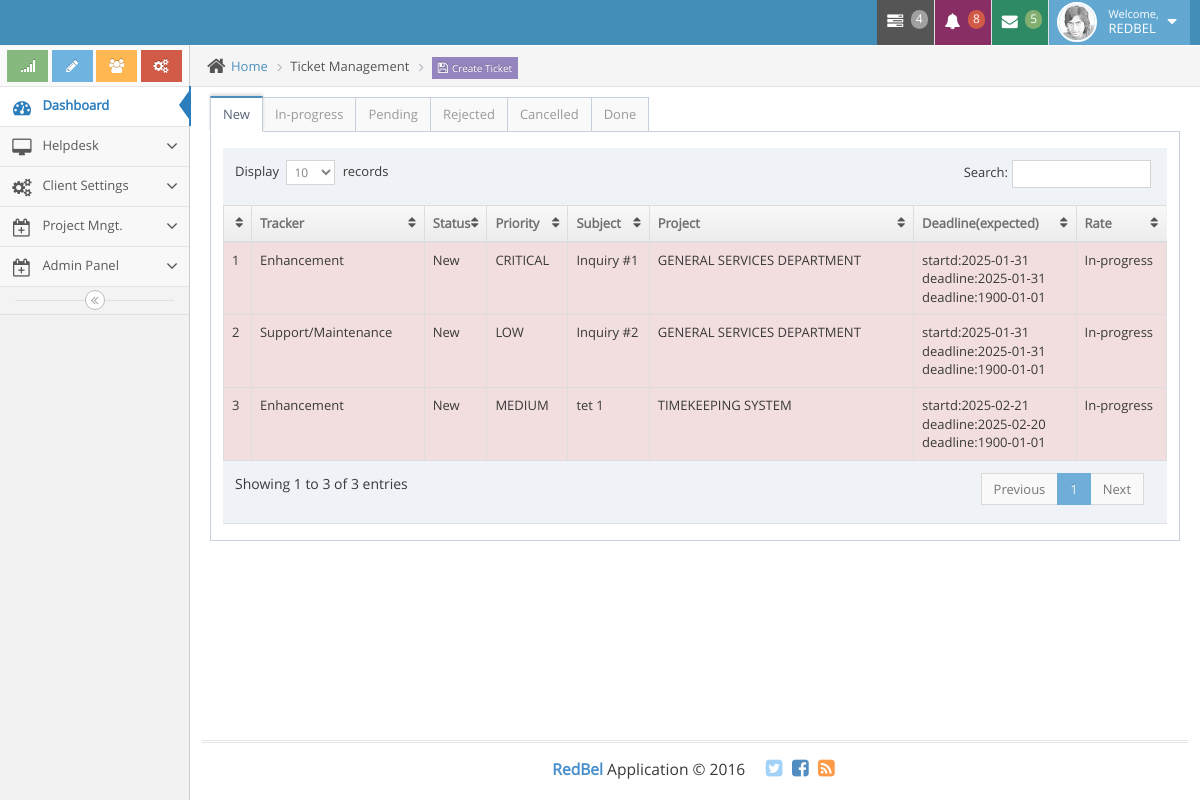
The page /helpdesk/helpdesk.php (signed in) on the database its author committed.
### tables this page shows
CREATE TABLE `sys_modulecategorytb` (
  `id` int(11) NOT NULL,
  `modulecategory` varchar(255) DEFAULT NULL,
  `statid` int(11) NOT NULL DEFAULT 1,
  `modulecategoryorderno` int(11) DEFAULT NULL,
  `datecreated` datetime NOT NULL DEFAULT current_timestamp(),
  `createdby_userid` int(11) DEFAULT NULL,
  `modulecategorylogo` varchar(255) NOT NULL
);

CREATE TABLE `pm_projecttasktb` (
  `id` int(11) NOT NULL,
  `subject` text NOT NULL,
  `description` text NOT NULL,
  `deadline` date NOT NULL,
  `startdate` date NOT NULL,
  `enddate` date NOT NULL,
  `classificationid` int(11) NOT NULL,
  `statusid` int(11) NOT NULL DEFAULT 1,
  `priorityid` int(11) NOT NULL,
  `createdbyid` int(11) NOT NULL,
  `datetimecreated` datetime NOT NULL DEFAULT current_timestamp(),
  `updatedbyid` int(11) DEFAULT NULL,
  `datetimeupdated` datetime DEFAULT NULL,
  `assignee` text DEFAULT NULL,
  `projectid` int(11) NOT NULL,
  `percentdone` float NOT NULL DEFAULT 0,
  `istask` int(11) NOT NULL,
  `isupdatedbyclient` int(11) NOT NULL DEFAULT 0
);

CREATE TABLE `sys_taskclassificationtb` (
  `id` int(11) NOT NULL,
  `classification` varchar(255) NOT NULL
);

CREATE TABLE `sys_taskstatustb` (
  `id` int(11) NOT NULL,
  `statusname` varchar(255) NOT NULL
);

CREATE TABLE `sys_priorityleveltb` (
  `id` int(11) NOT NULL,
  `priorityname` varchar(255) NOT NULL
);

CREATE TABLE `sys_projecttb` (
  `id` int(255) NOT NULL,
  `projectname` varchar(250) DEFAULT NULL,
  `projectstartdate` date DEFAULT NULL,
  `projectenddate` date DEFAULT NULL,
  `clientid` int(255) NOT NULL,
  `datecreated` datetime NOT NULL DEFAULT current_timestamp(),
  `createdbyid` int(255) NOT NULL,
  `updatedbyid` int(255) DEFAULT NULL,
  `datetimeupdated` datetime DEFAULT NULL,
  `statusid` int(11) DEFAULT 1,
  `description` varchar(1000) NOT NULL,
  `projectmanagerid` int(255) DEFAULT NULL
);

### check_session.php (called while the page is built, shortened)
<?php
if (! isset($_COOKIE['cookusername']) && !isset ($_COOKIE['cookuserpassword']))
{
		if (! isset($_SESSION['username']))
			{
				   header('Location: login.php');
			}
		else
			{
				$userid = $_SESSION['userid'];
			}
}
?>

### helpdesk/proxy.php (called while the page is built, shortened)
<?php
	$conn = connectionDB();
	$queryxyz = "SELECT DISTINCT b.authoritystatusid,a.user_levelid,b.statid,b.modulecategoryid,a.companyid
				from sys_usertb a
				LEFT JOIN sys_authoritymoduletb b ON a.id = b.userid
				WHERE a.id=$userid AND b.moduleid=$moduleid";
    $resultxyz = mysqli_query($conn, $queryxyz);
	$totalrows_xyz = mysqli_num_rows($resultxyz);
	while ($rowxyz= mysqli_fetch_assoc($resultxyz))
	{
	  $authoritystatusidz = $rowxyz['authoritystatusid'];
	  $statid_xyz = $rowxyz['statid'];
	  $mycompanyid = $rowxyz['companyid'];
	}
	if ($totalrows_xyz==1)
	{
			if($statid_xyz == 1)
			{
					if($authoritystatusidz == 1)
					{
						$authoritystatusidz=1;
					}
					elseif ($authoritystatusidz == 2){
						$authoritystatusidz=2;
						$authoritystatus=" -READ-ONLY";
					}
					else {
						$authoritystatusidz=1;
						$authoritystatus=" -READ-ONLY";
						echo "<script language='JavaScript'>window.location='../index.php'</script>";
					}
			}
			elseif ($statid_xyz == 2)
			{
				 echo "<script language='JavaScript'>window.location='../index.php'</script>";
			}
			else {
				 echo "<script language='JavaScript'>window.location='../index.php'</script>";
			}
	}
	else
	{
	   echo "<script language='JavaScript'>window.location='../index.php'</script>";
	}
?>

### helpdesk/helpdesk.php (the view, shortened to what this page needs)
<?php
include "blocks/header.php";
$moduleid=1;
include('proxy.php');
		$rest="";
		if($mycompanyid!='0')
		 {
			if($rest==""){$rest.="AND sys_projecttb.clientid = '$mycompanyid'";}
			else
			{$rest.=" AND sys_projecttb.clientid = '$mycompanyid'";}
		}
		else{
			$rest.="";
		}
?>
<!DOCTYPE html>
<link rel="../stylesheet" href="../css/bootstrapValidator.min.css"/>
<html lang="en">
	<body class="no-skin">
		<div class="row">
            <div class="col-lg-12">
			</div>
		</div>
		<div class="main-container ace-save-state" id="main-container">
			<?php include "blocks/navigation.php";?>
			<div class="main-content">
				<div class="main-content-inner">
					<div class="breadcrumbs ace-save-state" id="breadcrumbs">
						<ul class="breadcrumb">
							<li>
								<i class="ace-icon fa fa-home home-icon"></i>
								<a href="../index.php">Home</a>
							</li>
							<li>Ticket Management </li>
							<li class="active"><button class="btn btn-purple input-xs" onclick="showcreateticket(0);" data-toggle="modal"  data-target="#myModal_createTicket" <?php if($authoritystatusidz == 2){echo "disabled";}?>><i class="ace-icon fa fa-floppy-o bigger-120"></i>Create Ticket</button></li>
						</ul>
					</div>
					<div class="page-content">
						<div class="row">
							<div class="col-xs-12">
							</div>
							<div class="col-xs-12">
								<ul class="nav nav-tabs" id="tabUL">
									<li class="active"><a href="#ticketlist" data-toggle="tab">New</a></li>
									<li><a href="#ticketprogress" data-toggle="tab">In-progress</a></li>
									<li><a href="#ticketpending" data-toggle="tab">Pending</a></li>
									<li><a href="#ticketreject" data-toggle="tab">Rejected</a></li>
									<li><a href="#ticketcancelled" data-toggle="tab">Cancelled</a></li>
									<li><a href="#ticketdone" data-toggle="tab">Done</a></li>
								</ul>
								<div class="tab-content">
									<div class="tab-pane fade in active" id="ticketlist">
										<div class="table-responsive">
											<table class="table table-striped table-bordered table-hover" id="dataTables-myticket">
												<thead>
													<tr>
														<th></th>
														<th>Tracker</th>
														<th>Status</th>
														<th>Priority</th>
														<th>Subject</th>
														<th>Project</th>
														<th>Deadline(expected)</th>
														<th>Rate</th>
													</tr>
												</thead>
												<tbody>
												<?php
												$conn = connectionDB();
												$counter = 1;
												$myquery = "SELECT pm_projecttasktb.id,pm_projecttasktb.subject,pm_projecttasktb.description,pm_projecttasktb.deadline,
																   pm_projecttasktb.startdate,pm_projecttasktb.enddate,pm_projecttasktb.classificationid,
																   pm_projecttasktb.statusid,pm_projecttasktb.priorityid,pm_projecttasktb.createdbyid,pm_projecttasktb.datetimecreated,
																   pm_projecttasktb.assignee,pm_projecttasktb.projectid,
																   sys_taskclassificationtb.classification,sys_taskstatustb.statusname,sys_priorityleveltb.priorityname,
																   sys_projecttb.projectname,pm_projecttasktb.percentdone,sys_projecttb.clientid
															FROM pm_projecttasktb
															LEFT JOIN sys_taskclassificationtb ON sys_taskclassificationtb.id=pm_projecttasktb.classificationid
															LEFT JOIN sys_taskstatustb ON sys_taskstatustb.id=pm_projecttasktb.statusid
															LEFT JOIN sys_priorityleveltb ON sys_priorityleveltb.id=pm_projecttasktb.priorityid
															LEFT JOIN sys_projecttb ON sys_projecttb.id=pm_projecttasktb.projectid
															WHERE pm_projecttasktb.istask = '2' $rest AND pm_projecttasktb.statusid IN ('1')
															ORDER BY pm_projecttasktb.datetimecreated ASC";
												$myresult = mysqli_query($conn, $myquery);
												while($row = mysqli_fetch_assoc($myresult)){
													$taskId = $row['id'];
													$myTaskStatusid = $row['statusid'];
													$myTaskPercentage = $row['percentdone'];
													if($myTaskPercentage == 1){
														$myEvaluation = "Exact Delivery";
													}elseif($myTaskPercentage == 2){
														$myEvaluation = "Late Delivery";
													}elseif($myTaskPercentage == 3){
														$myEvaluation = "Ahead Delivery";
													}else{
														$myEvaluation = "In-progress";
													}
													if($myTaskStatusid == 6){$myClass = 'success';}elseif($myTaskStatusid == 2){$myClass = 'info';}elseif($myTaskStatusid == 3){$myClass = 'warning';}else{$myClass = 'danger';}
												?>
													<tr onclick = "showUpdateTicket('<?php echo $taskId;?>');" data-toggle="modal" href="#myModal_updateTicket" class="<?php echo $myClass; ?>">
														<td><?php echo $counter;?></td>
														<td><?php echo $row['classification'];?></td>
														<td><?php echo $row['statusname'];?></td>
														<td><?php echo $row['priorityname'];?></td>
														<td><?php echo $row['subject'];?></td>
														<td><?php echo $row['projectname'];?></td>
														<td><?php echo "startd:".$row['startdate']."</br>"."deadline:".$row['deadline']."</br>"."deadline:".$row['enddate'];?></td>
														<td><?php echo $myEvaluation;?></td>
													</tr>
												<?php
													$counter ++;
													}
												?>
												</tbody>
											</table>
										</div>
									</div>
								</div>
							</div>
						</div>
					</div>
				</div>
			</div>
			<?php include "blocks/footer.php"; ?>
		</div>
	</body>
</html>

### helpdesk/blocks/navigation.php (shortened to what this page needs)
<div id="sidebar" class="sidebar responsive ace-save-state">
	<div class="sidebar-shortcuts" id="sidebar-shortcuts">
		<div class="sidebar-shortcuts-large" id="sidebar-shortcuts-large">
			<button class="btn btn-success">
				<i class="ace-icon fa fa-signal"></i>
			</button>
			<button class="btn btn-info">
				<i class="ace-icon fa fa-pencil"></i>
			</button>
			<button class="btn btn-warning">
				<i class="ace-icon fa fa-users"></i>
			</button>
			<button class="btn btn-danger">
				<i class="ace-icon fa fa-cogs"></i>
			</button>
		</div>
	</div>
	<ul class="nav nav-list">
		<li class="active">
			<a href="../index.php">
				<i class="menu-icon fa fa-tachometer"></i>
				<span class="menu-text"> Dashboard </span>
			</a>
		</li>
		<?php
			$conn = connectionDB();
			$myquery = "select b.id,b.modulecategory,b.modulecategorylogo
						from sys_authoritymodulecategorytb a
						left join sys_modulecategorytb b on a.modulecategoryid=b.id
						where a.userid=$userid and a.statid= '1' and b.statid= '1'
						ORDER BY b.id ASC";
			$myresult = mysqli_query($conn, $myquery);
			while($row = mysqli_fetch_assoc($myresult)){
				$modulecategory = $row['modulecategory'];
				$modulecategorylogo = $row['modulecategorylogo'];
				echo "<li class=''>";
					echo "<a href='#' class='dropdown-toggle'>
							<i class='$modulecategorylogo'></i>
							<span class='menu-text'>
								$modulecategory
							</span>
							<b class='arrow fa fa-angle-down'></b>
						</a>";
				echo "</li>";
			}
		?>
	</ul>
		<div class="sidebar-toggle sidebar-collapse" id="sidebar-collapse">
			<i id="sidebar-toggle-icon" class="ace-icon fa fa-angle-double-left ace-save-state" data-icon1="ace-icon fa fa-angle-double-left" data-icon2="ace-icon fa fa-angle-double-right"></i>
		</div>
</div>

### helpdesk/helpdesk.php (style rules this page uses)
.input-xs { height: 22px; padding: 0px 1px; font-size: 10px; line-height: 1; //If Placeholder of the input is moved up, rem/modify this. border-radius: 0px; }

### rows shown on the page
sys_modulecategorytb: modulecategory "Helpdesk"
sys_modulecategorytb: modulecategory "Client Settings"
sys_modulecategorytb: modulecategory "Project Mngt."
sys_modulecategorytb: modulecategory "Admin Panel"
pm_projecttasktb: sys_taskclassificationtb.classification "Enhancement", sys_taskstatustb.statusname "New", sys_priorityleveltb.priorityname "CRITICAL", subject "Inquiry #1", sys_projecttb.projectname "GENERAL SERVICES DEPARTMENT", startdate "2025-01-31", deadline "2025-01-31", enddate "1900-01-01", percentdone "In-progress"
pm_projecttasktb: sys_taskclassificationtb.classification "Support/Maintenance", sys_taskstatustb.statusname "New", sys_priorityleveltb.priorityname "LOW", subject "Inquiry #2", sys_projecttb.projectname "GENERAL SERVICES DEPARTMENT", startdate "2025-01-31", deadline "2025-01-31", enddate "1900-01-01", percentdone "In-progress"
pm_projecttasktb: sys_taskclassificationtb.classification "Enhancement", sys_taskstatustb.statusname "New", sys_priorityleveltb.priorityname "MEDIUM", subject "tet 1", sys_projecttb.projectname "TIMEKEEPING SYSTEM", startdate "2025-02-21", deadline "2025-02-20", enddate "1900-01-01", percentdone "In-progress"

### other values the page prints
$userfirstname "REDBEL"
